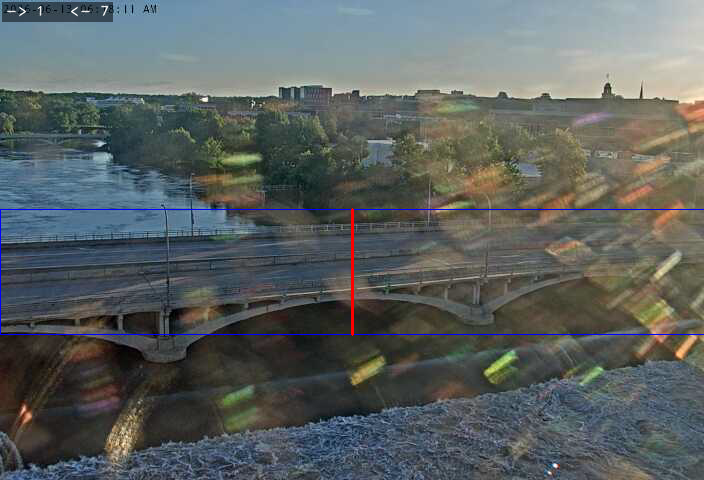
#> input picture ejercicios/02_trafico/20260613-131811.png, 704 x 480 px
$ jupyter execute --allow-errors trafico.ipynb
#> lines starting #> are read from the running program, lines starting #| are printed output that depends on the picture
# Análisis de tráfico

Programa que analiza una secuencia de vídeo de una carretera (alias `carretera` en `alias.txt`) y cuenta el número de vehículos que circulan en cada sentido.

## Cómo funciona

Sustractor de fondo MOG2 (igual que `backsub0.py`) + apertura (kernel 3×3) + dilatación (5×5) + `findContours`. Como la cámara está bastante lejos de la carretera, los vehículos son pequeños en imagen, así que `MINAREA=300` es bajo y eso también deja pasar ruido de fondo.

Para filtrarlo: un cruce solo cuenta si el track lleva al menos `MINHITS=5` frames seguidos detectado **y** ha recorrido `MINMOVE=20` px desde que apareció — el ruido parpadea sin desplazarse de verdad. El ROI con sliders ayuda también a descartar lo que no es la carretera.

El script es **`trafico.py`** (necesita ventana de OpenCV).

### Uso

```
./trafico.py --dev=carretera
```

Tecla `m` para ver/ocultar la máscara. Los sliders `x0, x1, y0, y1` definen la zona a analizar. Los resultados van a `trafico.csv` (`timestamp, sentido`).

## Análisis de los datos recogidos

Cargamos `trafico.csv` y representamos el número de vehículos por minuto en cada sentido, para detectar horas punta u otras situaciones de interés.

[cell 1]
import csv
import datetime
import matplotlib.pyplot as plt
import matplotlib.dates as mdates

times = {'R':[], 'L':[]}

#> (the rest of this cell did not finish here and is left out)

[cell 2]
BIN = 1  # minutos por intervalo

def to_bins(ts, binsize=BIN):
#> called with binsize = 1
    bins = {}
    for t in ts:
        key = t.replace(second=0, microsecond=0)
        key = key.replace(minute=binsize*(key.minute//binsize))
        bins[key] = bins.get(key, 0) + 1
    return bins

binsR = to_bins(times['R'])
binsL = to_bins(times['L'])

allkeys = sorted(set(binsR) | set(binsL))

plt.figure(figsize=(10,4))
plt.plot(allkeys, [binsR.get(k,0) for k in allkeys], '-o', label='hacia la derecha')
plt.plot(allkeys, [binsL.get(k,0) for k in allkeys], '-o', label='hacia la izquierda')
plt.gca().xaxis.set_major_formatter(mdates.DateFormatter('%H:%M'))
plt.xlabel('hora')
plt.ylabel(f'vehículos / {BIN} min')
plt.title('Tráfico por sentido')
plt.legend()
plt.grid(True)
plt.show()
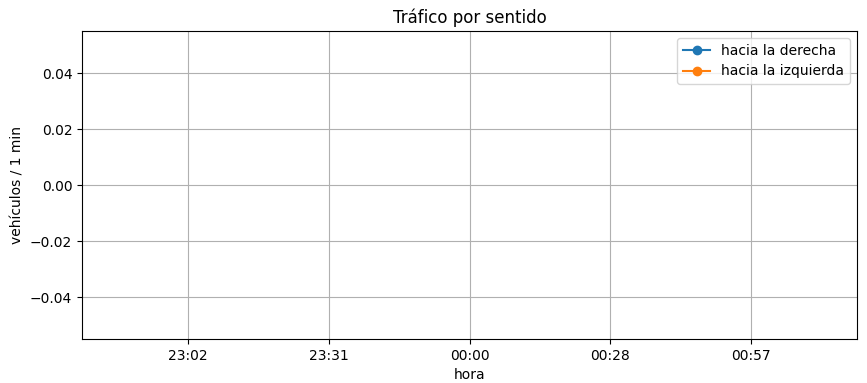
#> figure drawn by matplotlib, 1 panel

## Imprecisiones
Una araña parece haber encontrado su hogar cerca de la lente de la cámara, por lo que genera algunas interferencias y falsos positivos.
Se ha intentado subsanar estableciendo un ROI (a mano, ajustable mediante sliders), para detectar solamente lo que pase por la carretera, aunque sigue sin ser 100% fiable, ya que la araña puede seguir pasando por esa zona. Aún así, se ha subsanado en gran medida el problema.

Podríamos mejorar la precisión utilizando técnicas de Machine Learning para clasificar los objetos detectados y sólo contabilizar los vehículos, pero eso va más allá del objetivo de este ejercicio.

## Ejemplo

[cell 3]
import matplotlib.pyplot as plt
import cv2 as cv

def fig(w,h):
    plt.figure(figsize=(w,h))

def readrgb(file):
#> called with file = '20260613-131811.png'
    return cv.cvtColor(cv.imread(file), cv.COLOR_BGR2RGB)
